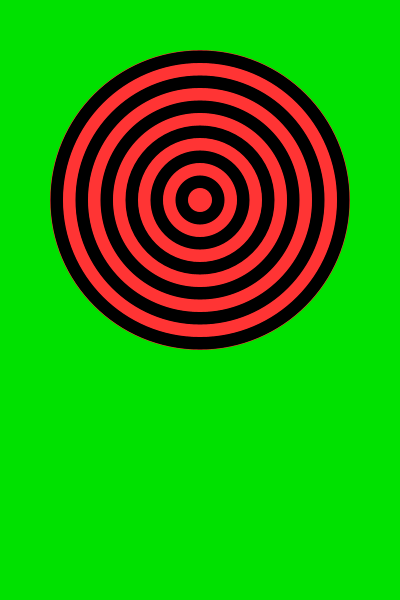
Frame 1 (no input)
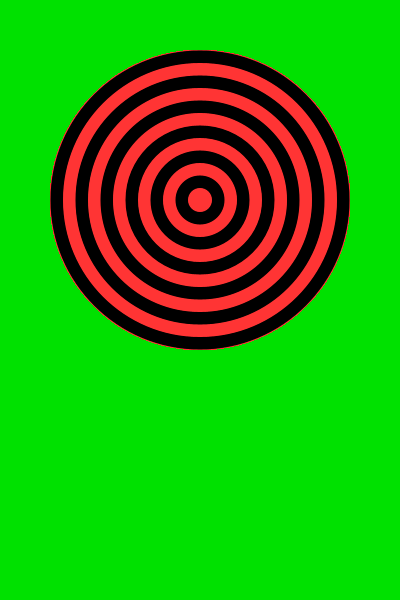
Frame 60 (the mouse pressed at the canvas centre just before this capture)
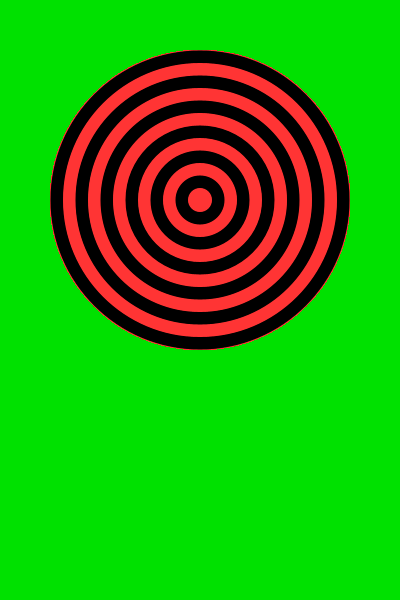
Frame 120 (the mouse held since frame 60 and released just before this capture)

The Processing sketch that drew these frames (run headless with seeded random() and noise(); from frame 60 on, the mouse is pressed at the canvas centre):

// Processing sketch: sketch_190318b
// ── sketch_190318b.pde
void setup() {
  size(400, 600);
  background(0, 225, 0);
}

void draw() {
  for (int x =300; x>0; x--) {


    if (x%50 < 25) {
       fill(#FF3434);
    } else {
      fill(#000000);
    }
    noStroke();
   
    ellipse(200,200,x,x);
  }
}
